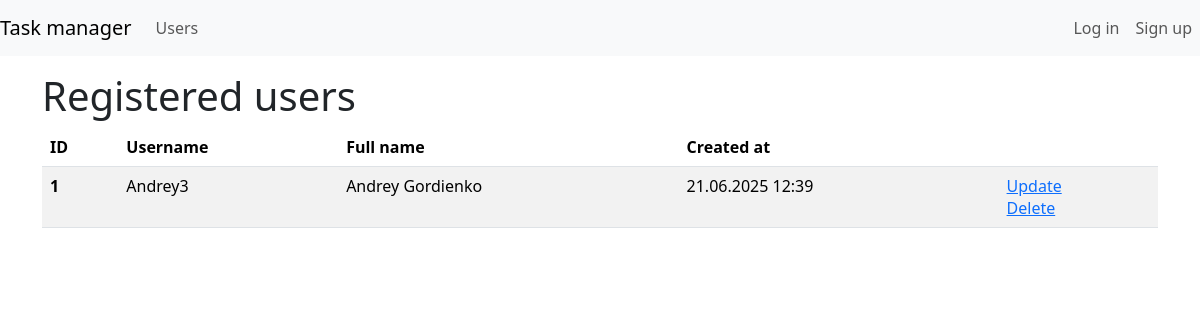
/users/, run on the app's committed database.
### task_manager/users/models.py (models this page shows)
class MyUser(AbstractUser):
    created_at = models.DateTimeField(
        _("Creation date"),
        default=timezone.now,
        editable=False
    )

### task_manager/users/views.py (the view)
# urls.py: path("", UsersView.as_view(), name="user_list"),
class UsersView(ListView):
    model = MyUser
    context_object_name = "user_list"
    template_name = "users/user_list.html"

### task_manager/templates/users/user_list.html (shortened to what this page needs)
{% extends "task_manager/base.html" %}
{% load i18n %}
{% load django_bootstrap5 %}
{% block content %}
<div class="mt-4">
    <h1 class="mt-1">{% translate "Registered users" %}</h1>
    {% if user_list %}
    <table class="table table-striped">
        <thead>
            <tr>
                <th scope="col">ID</th>
                <th scope="col">{% translate "Username" %}</th>
                <th scope="col">{% translate "Full name" %}</th>
                <th scope="col">{% translate "Created at" %}</th>
                <th></th>
            </tr>
        </thead>
        <tbody>
            {% for user in user_list %}
            <tr>
                <th scope="row"> {{ user.id }}</th>
                <td>{{ user.username }}</td>
                <td>{{ user.get_full_name }}</td>
                <td>{{ user.date_joined|date:"d.m.Y H:i"}}</td>
                <td>
                    <a href="{% url 'users:update_user' user.pk %}">{% translate 'Update' %}</a>
                    <br>
                    <a href="{% url 'users:delete_user' user.pk %}">{% translate 'Delete' %}</a>
                </td>
            </tr>
            {% endfor %}
        </tbody>
    </table>
    {% else %}
    <p>There are no users.</p>
    {% endif %}
    {% endblock %}

### data on the page
MyUser: id "1", username "Andrey3", get_full_name "Andrey Gordienko", date_joined "21.06.2025 12:39"
